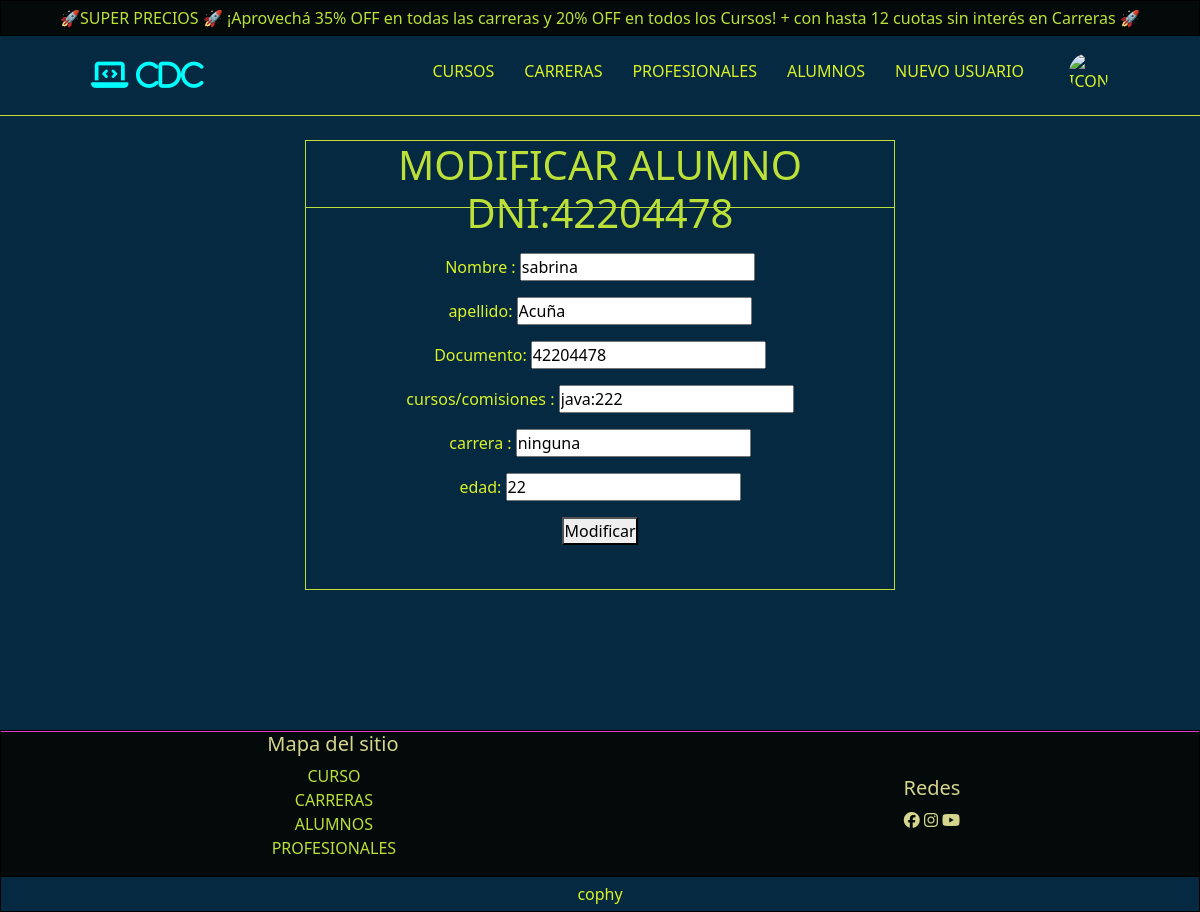
Before: /AppSchol/modificaralumno/42204478 (signed in) with the older database file.
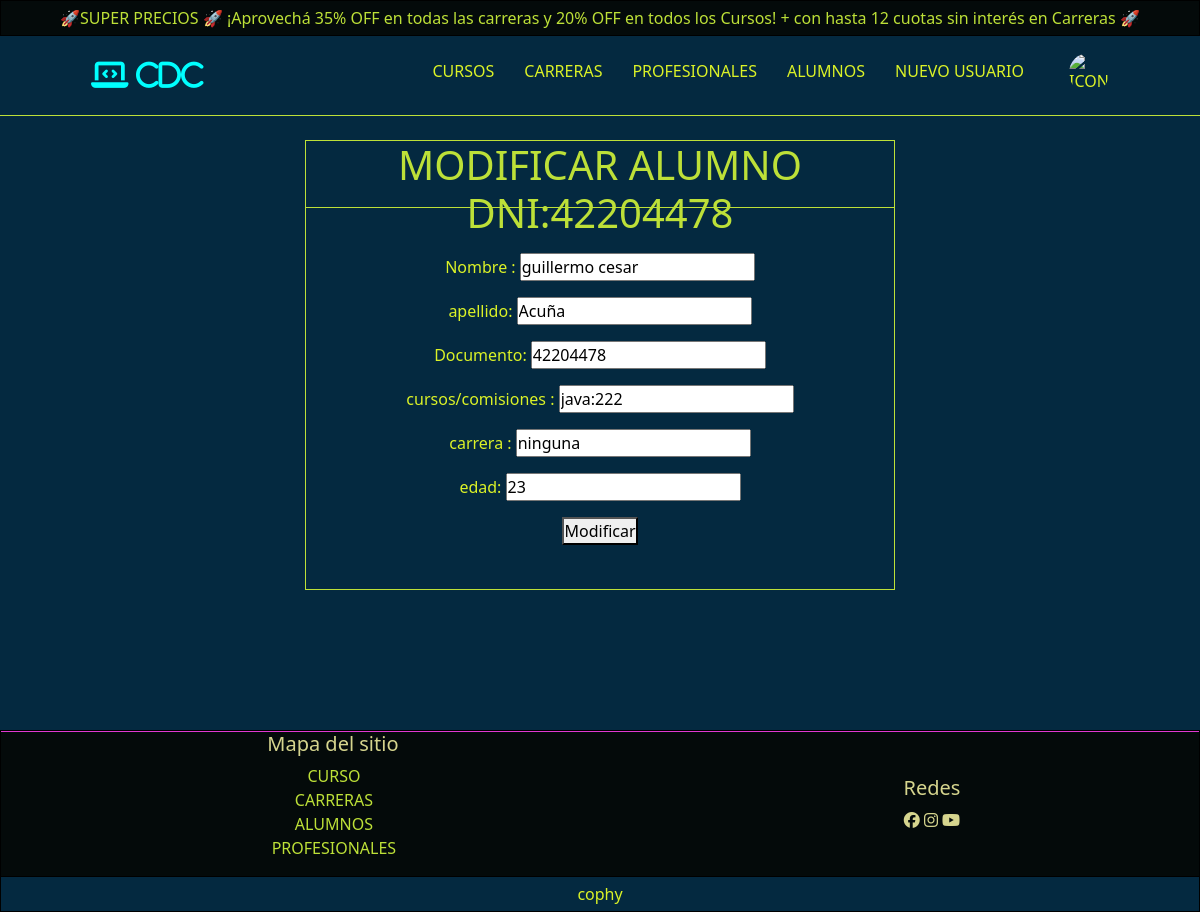
After: the same page with the newer database file.
### AppScholl/models.py (models this page shows, shortened)
class Alumno(models.Model):
    nombre = models.CharField(max_length=30)
    apellido = models.CharField(max_length=30)
    documento = models.IntegerField()
    cursoscomisiones = models.TextField()
    carreras = models.TextField()
    edad = models.IntegerField()

### AppScholl/views.py (the view)
# urls.py: path("modificaralumno/<int:alumno_documento>",views.ModAlumno,name='ModAlumno'),
@login_required(login_url='Login')
def ModAlumno(request, alumno_documento):
    alumno = get_object_or_404(Alumno, documento=alumno_documento)
    if request.method == 'POST':
        form = NuevoAlumno(request.POST)
        if form.is_valid():
            alumno.nombre = form.cleaned_data['nombre']
            alumno.apellido = form.cleaned_data['apellido']
            alumno.documento= form.cleaned_data['dni']
            alumno.cursoscomisiones = form.cleaned_data['cursoscom']
            alumno.carreras = form.cleaned_data['carrera']
            alumno.edad = form.cleaned_data['edad']
            alumno.save()
            return redirect('Alumnos')
    else:
        form = NuevoAlumno(initial={
            'nombre': alumno.nombre,
            'apellido': alumno.apellido,
            'dni': alumno.documento,
            'cursoscom': alumno.cursoscomisiones,
            'carrera': alumno.carreras,
            'edad': alumno.edad
        })
    return render(request, 'AppScholl/components/modalumno.html', {'form': form, 'alumno': alumno})

### AppScholl/forms.py
class NuevoAlumno(forms.Form):
    nombre = forms.CharField(max_length=100, label="Nombre ")
    apellido = forms.CharField(max_length=100, label="apellido")
    dni = forms.IntegerField(label="Documento")
    cursoscom = forms.CharField(max_length=100, label="cursos/comisiones ")
    carrera = forms.CharField(max_length=100, label="carrera ")
    edad = forms.IntegerField(label="edad")

### AppScholl/templates/AppScholl/components/modalumno.html (shortened to what this page needs)
{% extends 'AppScholl/base.html' %}
{% block contenido %}
    <main class="conteiner-main" id="modcurso">
        <section class="conteiner-formulario">
            <div class="conteiner-titulo">
                <h1>modificar Alumno DNI:{{alumno.documento}}</h1>
            </div>
            <form method="POST" class="formulario">
                {{ form.as_p }}
                <button type="submit"> Modificar </button>
            </form>
            </section>
    </main>
{% endblock contenido %}

Changed rows visible on the page:
removed Alumno: documento "42204478", nombre "sabrina", apellido "Acuña", edad "22"
added Alumno: documento "42204478", nombre "guillermo cesar", apellido "Acuña", edad "23"
